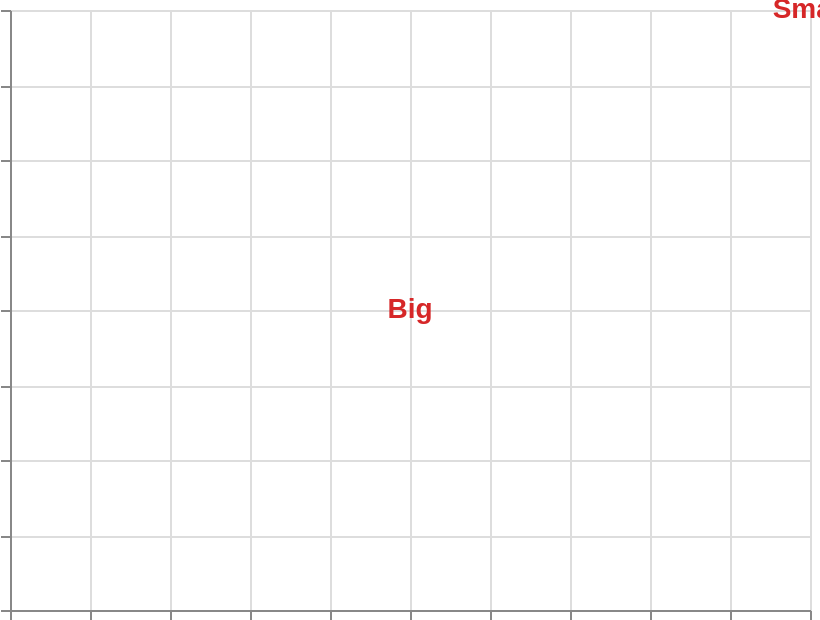

Express this chart as Vega-Lite.
### Vega-Lite specification from a JSON file in a GitHub repository (floating-point values rounded to 4 significant figures)
{"$schema": "https://vega.github.io/schema/vega-lite/v6.json", "width": 400, "height": 300, "padding": 5, "autosize": "none", "data": {"name": "table", "values": [{"x": 1, "y": 2, "label": "Big"}, {"x": 2, "y": 4, "label": "Small"}]}, "mark": {"type": "text", "fontSize": 14, "fontWeight": "bold", "color": "#d62728"}, "encoding": {"x": {"field": "x", "type": "quantitative"}, "y": {"field": "y", "type": "quantitative"}, "text": {"field": "label", "type": "nominal"}}}
